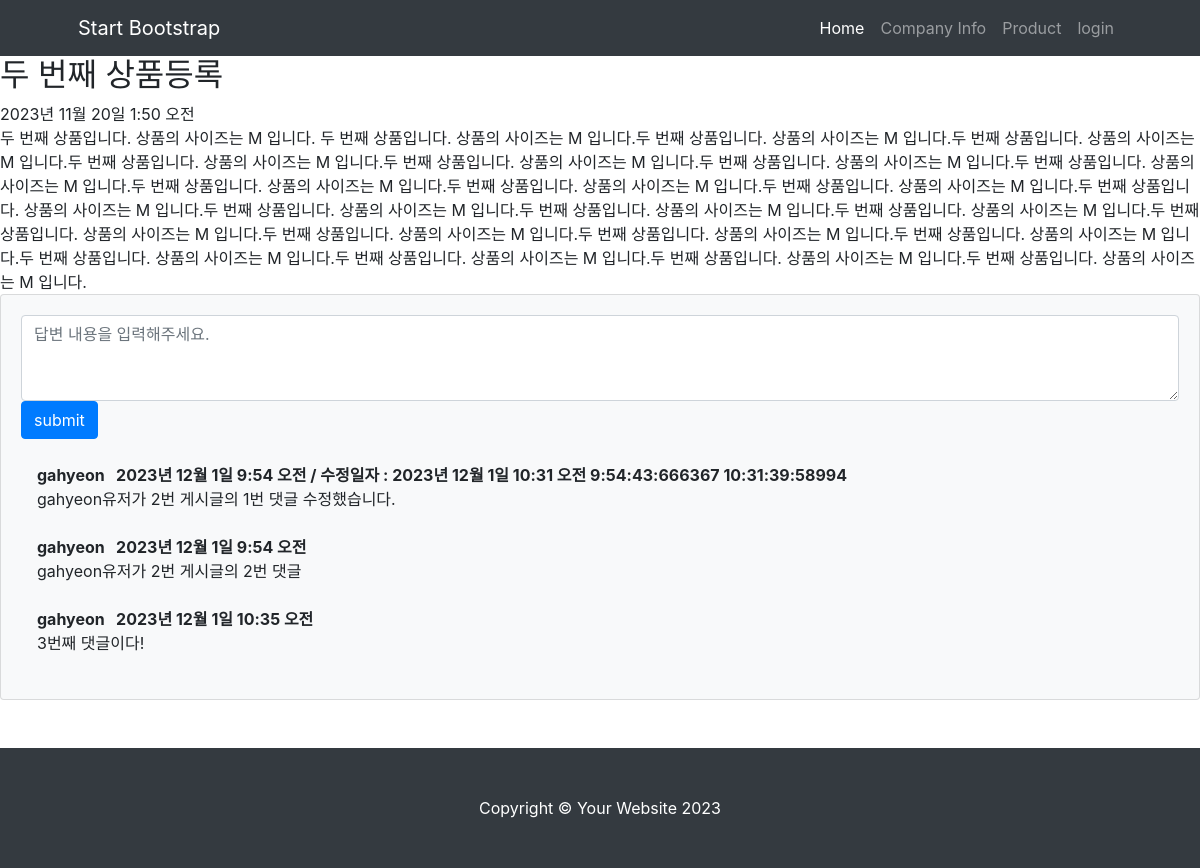
Page /promote/2/ on the committed database.
### promote/models.py (models this page shows, shortened)
class MainContent(models.Model):
    title = models.CharField(max_length=200)
    content = models.TextField()
    pub_date = models.DateTimeField('date_published')

class Comment(models.Model):
    author = models.ForeignKey(User, on_delete=models.CASCADE)
    content_list = models.ForeignKey(MainContent, on_delete=models.CASCADE)
    content = models.TextField()
    create_date = models.DateTimeField(auto_now_add=True)
    modify_date = models.DateTimeField(auto_now=True)

### promote/views.py (the view)
# urls.py: path('<int:content_id>/', views.detail, name='detail'), # /promote/content_id 로 views.py의 detail() 연결, name을 작성하여 .html url 연동에서 하드코딩 방지
def detail(request, content_id):
    content_list = get_object_or_404(MainContent, pk=content_id)
    context = {'content_list': content_list}
    return render(request, 'promote/content_detail.html', context)

### templates/promote/content_detail.html (shortened to what this page needs)
{% extends 'base.html' %}
{% block content %}
<h2>{{ content_list.title }}</h2>
<div>
    {{content_list.pub_date}}<br>
    {{content_list.content}}
</div>
<section class="mb-5">
    <div class="card bg-light">
        <div class="card-body">
            <form method="post" class="mb-4" action="{% url 'comment_create' content_list.id %}">
                <textarea id="content" name="content" class="form-control" rows="3" placeholder="답변 내용을 입력해주세요."></textarea>
                <button type="submit" class="btn btn-primary">submit</button>
            </form>
            {% for comment in content_list.comment_set.all %}
            <div class="d-flex">
                <div class="ms-3">
                    <div class="fw-bold">
                        {{comment.author.username}} &nbsp {{comment.create_date}}
                        {% if comment.create_date.second != comment.modify_date.second %}
                        / 수정일자 : {{comment.modify_date}}
                        {{comment.create_date.hour}}:{{comment.create_date.minute}}:{{comment.create_date.second}}:{{comment.create_date.microsecond}}
                        {{comment.modify_date.hour}}:{{comment.modify_date.minute}}:{{comment.modify_date.second}}:{{comment.modify_date.microsecond}}
                        {% endif %}
                    </div>
                    {{comment.content}}
                </div>
            </div>
            <br/>
            {% endfor %}
        </div>
    </div>
</section>
{% endblock %}

### rows in the picture
MainContent: title "두 번째 상품등록", pub_date "2023년 11월 20일 1:50 오전", content "두 번째 상품입니다. 상품의 사이즈는 M 입니다. 두 번째 상품입니다. 상품의 사이즈는 M 입니다.두 번째 상품입니다. 상품의 사이즈는 M 입니다.두 번째 상품입니다. 상품의 사이즈는 M 입니다.두 번째 상품입니다. 상품의 사이즈는 M 입니다.두 번째 상품입니다. 상품의 사이즈는 M 입니다.두 번째 상품입니다. 상품의 사이즈는 M 입니다.두 번째 상품입니다. 상품의 사이즈는 M 입니다.두 번째 상품입니다. 상품의 사이즈는 M 입니다.두 번째 상품입니다. 상품의 사이즈는 M 입니다.두 번째 상품입니다. 상품의 사이즈는 M 입니다.두 번째 상품입니다. 상품의 사이즈는 M 입니다.두 번째 상품입니다. 상품의 사이즈는 M 입니다.두 번째 상품입니다. 상품의 사이즈는 M 입니다.두 번째 상품입니다. 상품의 사이즈는 M 입니다.두 번째 상품입니다. 상품의 사이즈는 M 입니다.두 번째 상품입니다. 상품의 사이즈는 M 입니다.두 번째 상품입니다. 상품의 사이즈는 M 입니다.두 번째 상품입니다. 상품의 사이즈는 M 입니다.두 번째 상품입니다. 상품의 사이즈는 M 입니다.두 번째 상품입니다. 상품의 사이즈는 M 입니다.두 번째 상품입니다. 상품의 사이즈는 M 입니다.두 번째 상품입니다. 상품의 사이즈는 M 입니다."
Comment: author.username "gahyeon", create_date "2023년 12월 1일 9:54 오전", modify_date "2023년 12월 1일 10:31 오전", create_date.hour "9", create_date.minute "54", create_date.second "43", create_date.microsecond "666367", modify_date.hour "10", modify_date.minute "31", modify_date.second "39", modify_date.microsecond "58994", content "gahyeon유저가 2번 게시글의 1번 댓글 수정했습니다."
Comment: author.username "gahyeon", create_date "2023년 12월 1일 9:54 오전", content "gahyeon유저가 2번 게시글의 2번 댓글"
Comment: author.username "gahyeon", create_date "2023년 12월 1일 10:35 오전", content "3번째 댓글이다!"
